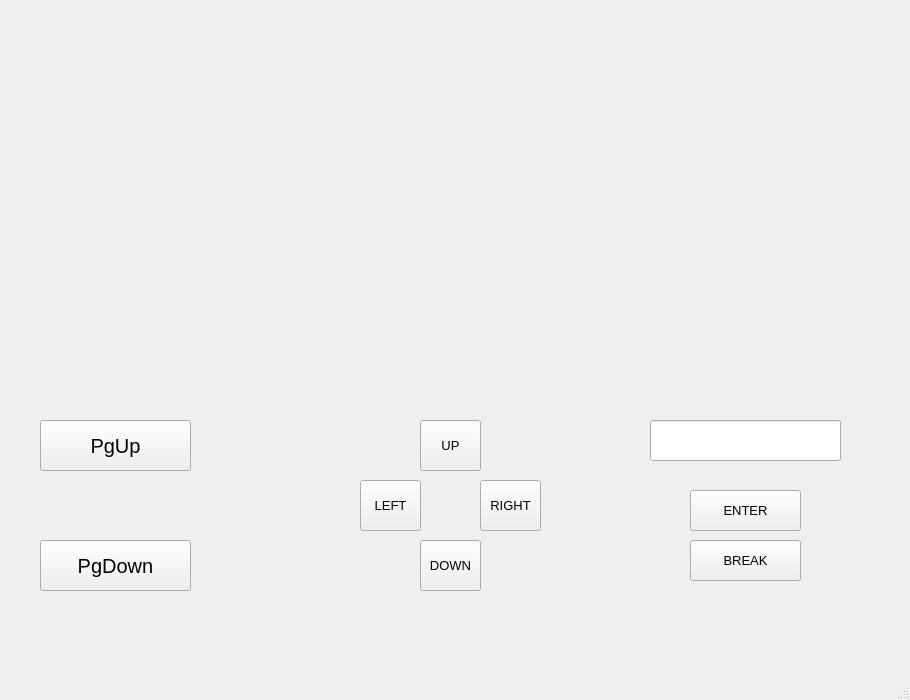
<?xml version="1.0" encoding="UTF-8"?>
<ui version="4.0">
 <class>MainWindow</class>
 <widget class="QMainWindow" name="MainWindow">
  <property name="geometry">
   <rect>
    <x>0</x>
    <y>0</y>
    <width>910</width>
    <height>700</height>
   </rect>
  </property>
  <property name="windowTitle">
   <string>MainWindow</string>
  </property>
  <widget class="QWidget" name="centralwidget">
   <widget class="QWidget" name="horizontalLayoutWidget">
    <property name="geometry">
     <rect>
      <x>0</x>
      <y>0</y>
      <width>911</width>
      <height>381</height>
     </rect>
    </property>
    <layout class="QHBoxLayout" name="horizontalLayout">
     <item>
      <widget class="QLabel" name="window">
       <property name="text">
        <string/>
       </property>
      </widget>
     </item>
    </layout>
   </widget>
   <widget class="QPushButton" name="pgup">
    <property name="geometry">
     <rect>
      <x>40</x>
      <y>420</y>
      <width>151</width>
      <height>51</height>
     </rect>
    </property>
    <property name="font">
     <font>
      <pointsize>15</pointsize>
     </font>
    </property>
    <property name="text">
     <string>PgUp</string>
    </property>
   </widget>
   <widget class="QPushButton" name="pgdown">
    <property name="geometry">
     <rect>
      <x>40</x>
      <y>540</y>
      <width>151</width>
      <height>51</height>
     </rect>
    </property>
    <property name="font">
     <font>
      <pointsize>15</pointsize>
     </font>
    </property>
    <property name="text">
     <string>PgDown</string>
    </property>
   </widget>
   <widget class="QPushButton" name="up">
    <property name="geometry">
     <rect>
      <x>420</x>
      <y>420</y>
      <width>61</width>
      <height>51</height>
     </rect>
    </property>
    <property name="font">
     <font>
      <pointsize>10</pointsize>
     </font>
    </property>
    <property name="text">
     <string>UP</string>
    </property>
   </widget>
   <widget class="QPushButton" name="down">
    <property name="geometry">
     <rect>
      <x>420</x>
      <y>540</y>
      <width>61</width>
      <height>51</height>
     </rect>
    </property>
    <property name="font">
     <font>
      <pointsize>10</pointsize>
     </font>
    </property>
    <property name="text">
     <string>DOWN</string>
    </property>
   </widget>
   <widget class="QPushButton" name="left">
    <property name="geometry">
     <rect>
      <x>360</x>
      <y>480</y>
      <width>61</width>
      <height>51</height>
     </rect>
    </property>
    <property name="font">
     <font>
      <pointsize>10</pointsize>
     </font>
    </property>
    <property name="text">
     <string>LEFT</string>
    </property>
   </widget>
   <widget class="QPushButton" name="right">
    <property name="geometry">
     <rect>
      <x>480</x>
      <y>480</y>
      <width>61</width>
      <height>51</height>
     </rect>
    </property>
    <property name="font">
     <font>
      <pointsize>10</pointsize>
     </font>
    </property>
    <property name="text">
     <string>RIGHT</string>
    </property>
   </widget>
   <widget class="QLineEdit" name="lineEdit">
    <property name="geometry">
     <rect>
      <x>650</x>
      <y>420</y>
      <width>191</width>
      <height>41</height>
     </rect>
    </property>
   </widget>
   <widget class="QPushButton" name="enter_2">
    <property name="geometry">
     <rect>
      <x>690</x>
      <y>490</y>
      <width>111</width>
      <height>41</height>
     </rect>
    </property>
    <property name="font">
     <font>
      <pointsize>10</pointsize>
     </font>
    </property>
    <property name="text">
     <string>ENTER</string>
    </property>
   </widget>
   <widget class="QPushButton" name="break_2">
    <property name="geometry">
     <rect>
      <x>690</x>
      <y>540</y>
      <width>111</width>
      <height>41</height>
     </rect>
    </property>
    <property name="font">
     <font>
      <pointsize>10</pointsize>
     </font>
    </property>
    <property name="text">
     <string>BREAK</string>
    </property>
   </widget>
  </widget>
  <widget class="QMenuBar" name="menubar">
   <property name="geometry">
    <rect>
     <x>0</x>
     <y>0</y>
     <width>910</width>
     <height>21</height>
    </rect>
   </property>
  </widget>
  <widget class="QStatusBar" name="statusbar"/>
 </widget>
 <resources/>
 <connections/>
</ui>
